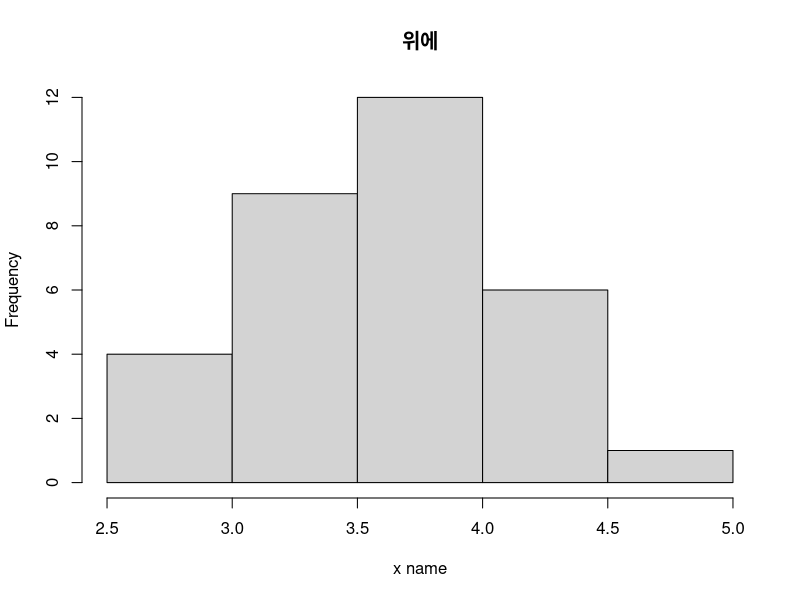
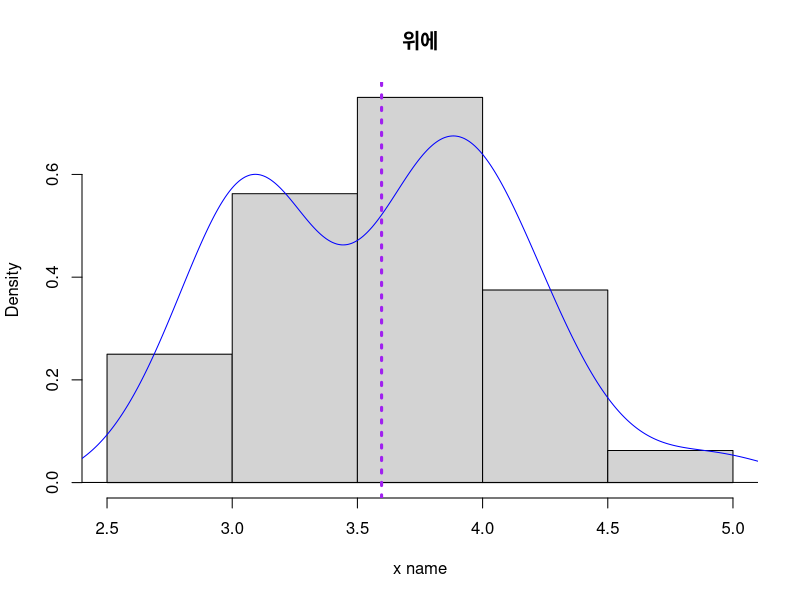

Write the R code that produced these figures, in order.
## paper text_2.1.금 prepare
setwd("D:/github/dataAnal_R_basic")

## 막대그래프
hist(mtcars$drat, freq=T, main="위에", xlab="x name") #frequency
hist(mtcars$drat, freq=F, main="위에", xlab="x name") #density
??hist

# 구불구불 선
lines(density(mtcars$hp))
lines(density(mtcars$drat), col="blue")
mtcars$hp
mtcars$drat
??lines

#세로 선
abline(v=mean(mtcars$drat), lty="dotted", lwd=3, col="purple")
??abline




확률표집 <- c("단순무작위표집","층화표집","계통표집", "집락표집")
비확률표집 <- c("편의표집", "유의표집", "눈덩이표집", "할당표집")
data.frame(확률표집, 비확률표집)

##which 안 쓰면 가끔 근본없는 NA가 나타나기도 함
mtcars[mtcars$hp>=200,]
mtcars[which(mtcars$hp>=200),]

